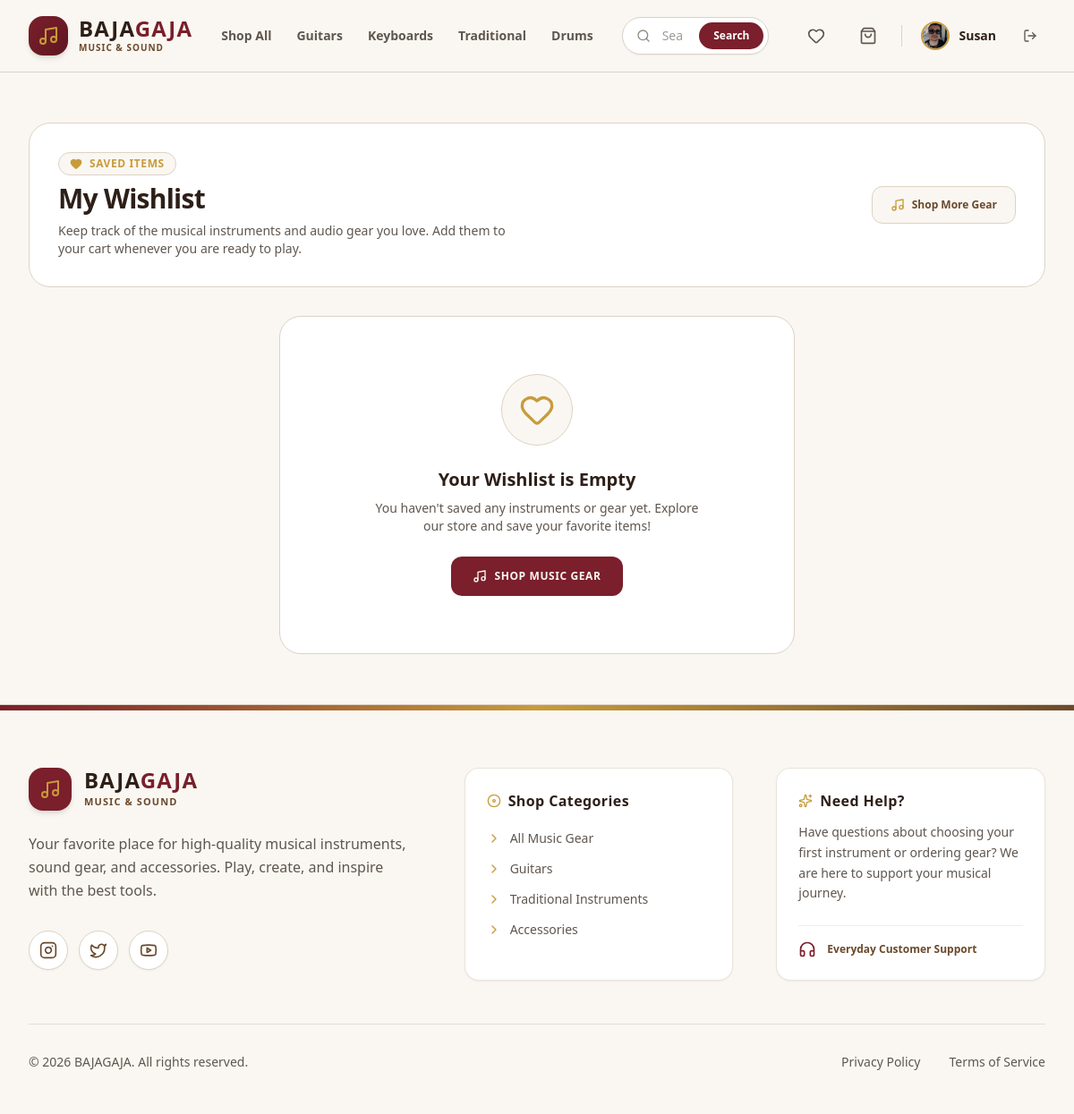
The app's page /wishlist/ (signed in), older data.
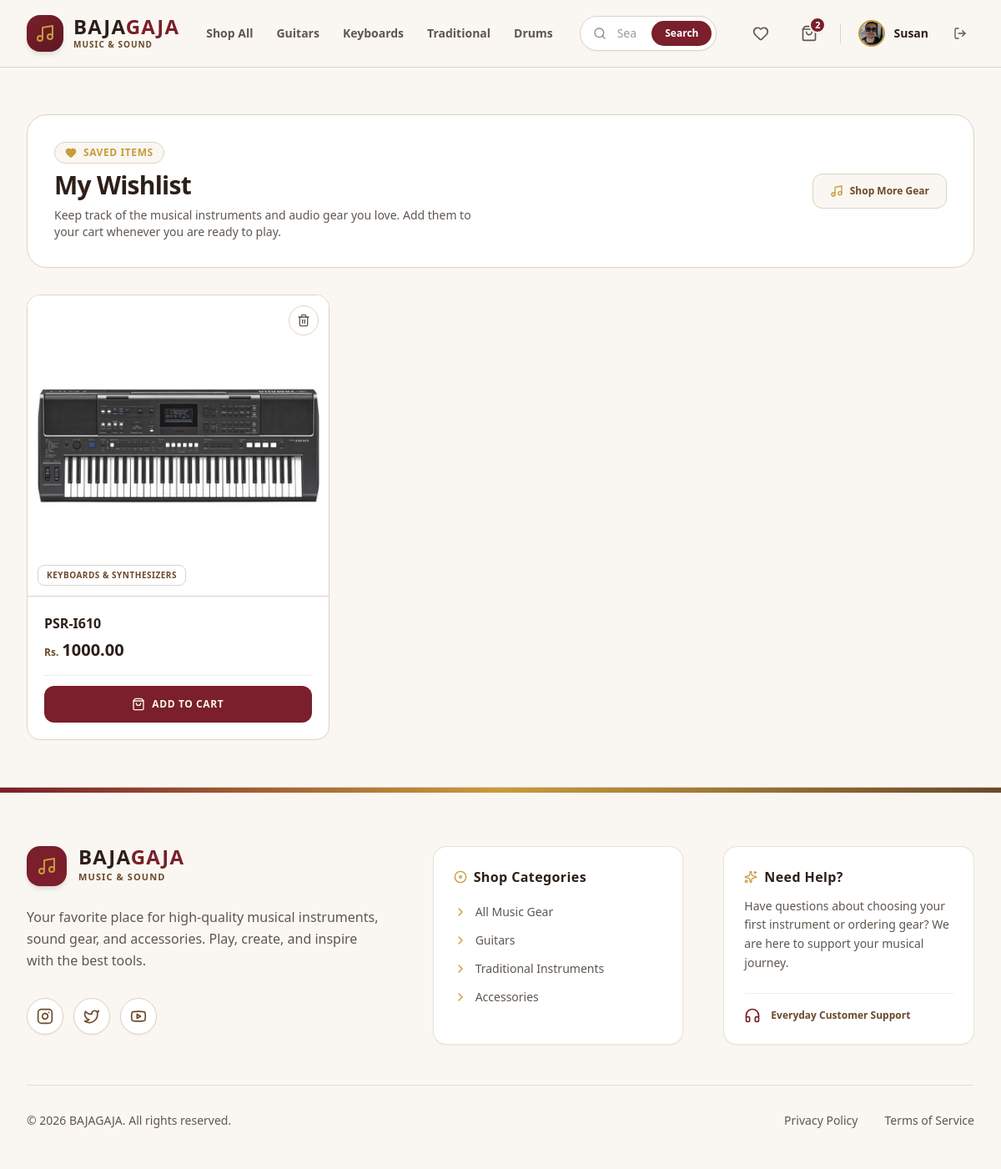
The same page, newer data.
### bg_app/models.py (models this page shows, shortened)
class User(AbstractUser):
    phone = models.CharField(max_length=20, blank=True)
    address = models.TextField(blank=True)
    profile_picture = models.ImageField(upload_to='images/user/', blank=True, null=True)

class Cart(models.Model):
    customer = models.OneToOneField(User, on_delete=models.CASCADE, related_name='cart')

class Wishlist(models.Model):
    customer = models.ForeignKey(User, on_delete=models.CASCADE, related_name='wishlist_items')
    product = models.ForeignKey(Product, on_delete=models.CASCADE)
    added_at = models.DateTimeField(auto_now_add=True)
    class Meta:
        unique_together = ('customer', 'product')

class Product(models.Model):
    class Category(models.TextChoices):
        GUITARS = 'guitars', 'Guitars & Basses'
        KEYBOARDS = 'keyboards', 'Keyboards & Synthesizers'
        DRUMS = 'drums', 'Drums & Percussion'
        TRADITIONAL = 'traditional', 'Traditional & Folk'
        WIND = 'wind', 'Wind & Brass'
        STUDIO = 'studio', 'Studio & Recording'
        AMPS_EFFECTS = 'amps_effects', 'Amps & Effect Pedals'
        ACCESSORIES = 'accessories', 'Accessories & Cables'
    class Condition(models.TextChoices):
        NEW = 'new', 'Brand New (Sealed)'
        REFURBISHED = 'refurbished', 'Factory Refurbished'
        USED = 'used', 'Pre-Owned / Good'
    brand = models.ForeignKey(Brand, on_delete=models.SET_NULL, null=True, related_name='products')
    name = models.CharField(max_length=255)
    category = models.CharField(max_length=20, choices=Category.choices)
    condition = models.CharField(max_length=20, choices=Condition.choices, default=Condition.NEW)
    description = models.TextField()
    price = models.DecimalField(max_digits=10, decimal_places=2)
    stock = models.PositiveIntegerField(default=0)
    product_image = models.ImageField(upload_to='images/products/')
    sku = models.CharField(max_length=100, unique=True, blank=True, null=True)
    is_active = models.BooleanField(default=True)
    created_at = models.DateTimeField(auto_now_add=True)

### bg_app/views/wishlists_view.py (the view)
# urls.py: path('wishlist/', wishlist_view, name='wishlist'),
@login_required
def wishlist_view(request):
    wishlist_items = Wishlist.objects.filter(customer=request.user).order_by('-added_at')
    return render(request, 'main/wishlist_page.html', {'wishlist_items': wishlist_items})

### bg_app/templates/main/wishlist_page.html (shortened to what the changed rows need)
<!DOCTYPE html>
<html lang="en">
<head>
    {% load static %}
    <link href="{% static 'css/styles.css' %}" rel="stylesheet" />
</head>
<body class="bg-[#FAF7F2] text-[#5F564F] font-sans min-h-screen flex flex-col antialiased">
    {% include 'components/_navbar.html' %}
    <main class="flex-grow max-w-7xl w-full mx-auto px-4 sm:px-6 lg:px-8 py-10 sm:py-14 space-y-8">
        <div class="bg-[#FFFFFF] border border-[#DDD2C5] rounded-3xl p-6 sm:p-8 shadow-xs flex flex-col sm:flex-row items-start sm:items-center justify-between gap-6">
            <div class="space-y-2">
                <h1 class="text-2xl sm:text-3xl font-bold text-[#2D1F18] tracking-tight">
                    My Wishlist
                </h1>
            </div>
        </div>
        <div class="w-full">
            {% if wishlist_items %}
                <div class="grid grid-cols-1 md:grid-cols-2 lg:grid-cols-3 gap-6">
                    {% for item in wishlist_items %}
                        <div class="bg-[#FFFFFF] border border-[#DDD2C5] rounded-2xl overflow-hidden hover:shadow-md hover:border-[#C89B3C]/60 transition-all duration-300 flex flex-col group relative">
                            <a href="/products/wishlist/remove/{{ item.product.id }}/" class="absolute top-3 right-3 z-20 w-9 h-9 rounded-full bg-[#FFFFFF]/90 hover:bg-[#B4473A] text-[#5F564F] hover:text-[#FAF7F2] border border-[#DDD2C5] hover:border-[#B4473A] flex items-center justify-center transition-all shadow-xs" title="Remove from wishlist">
                                <i data-lucide="trash-2" class="w-4 h-4"></i>
                            </a>
                            <a href="/products/{{ item.product.id }}/" class="block relative aspect-square w-full bg-[#FAF7F2] overflow-hidden border-b border-[#DDD2C5]">
                                {% if item.product.product_image %}
                                    <img src="{{ item.product.product_image.url }}" alt="{{ item.product.name }}" class="w-full h-full object-cover group-hover:scale-105 transition-transform duration-500">
                                {% else %}
                                    <div class="w-full h-full flex items-center justify-center bg-[#DDD2C5]/30 text-[#6B4A2B]">
                                        <i data-lucide="music" class="w-10 h-10"></i>
                                    </div>
                                {% endif %}
                                <span class="absolute bottom-3 left-3 z-10 bg-[#FFFFFF]/90 backdrop-blur-xs border border-[#DDD2C5] text-[10px] font-bold uppercase tracking-wider text-[#6B4A2B] px-2.5 py-1 rounded-lg shadow-xs">
                                    {{ item.product.get_category_display }}
                                </span>
                            </a>
                            <div class="p-5 flex flex-col flex-grow justify-between space-y-4">
                                <div class="space-y-1.5">
                                    <a href="/products/{{ item.product.id }}/" class="block">
                                        <h3 class="font-bold text-[#2D1F18] text-base line-clamp-1 group-hover:text-[#7A1F2B] transition-colors">
                                            {{ item.product.name }}
                                        </h3>
                                    </a>
                                    <div class="flex items-baseline gap-1">
                                        <span class="text-xs font-bold text-[#6B4A2B]">Rs.</span>
                                        <span class="text-xl font-black text-[#2D1F18]">{{ item.product.price|floatformat:2 }}</span>
                                    </div>
                                </div>
                                <div class="pt-3 border-t border-[#DDD2C5]/50 flex items-center justify-between gap-2">
                                    {% if item.product.stock > 0 %}
                                        <a href="/cart/add/{{ item.product.id }}/" class="w-full bg-[#7A1F2B] hover:bg-[#5E1721] text-[#FAF7F2] font-bold h-11 px-4 rounded-xl transition-all flex items-center justify-center gap-2 text-xs uppercase tracking-wider shadow-xs">
                                            <i data-lucide="shopping-bag" class="w-4 h-4"></i>
                                            <span>Add to Cart</span>
                                        </a>
                                    {% else %}
                                        <button disabled class="w-full bg-[#FAF7F2] text-[#5F564F]/50 font-bold h-11 px-4 rounded-xl border border-[#DDD2C5] flex items-center justify-center gap-2 text-xs uppercase tracking-wider cursor-not-allowed">
                                            <i data-lucide="slash" class="w-4 h-4"></i>
                                            <span>Out of Stock</span>
                                        </button>
                                    {% endif %}
                                </div>
                            </div>
                        </div>
                    {% endfor %}
                </div>
            {% else %}
                <div class="bg-[#FFFFFF] border border-[#DDD2C5] rounded-3xl p-8 sm:p-16 text-center shadow-xs max-w-xl mx-auto space-y-6">
                    <div class="w-20 h-20 rounded-full bg-[#FAF7F2] border border-[#DDD2C5] flex items-center justify-center mx-auto text-[#C89B3C]">
                        <i data-lucide="heart" class="w-10 h-10"></i>
                    </div>
                    <div class="space-y-2">
                        <h3 class="text-xl font-bold text-[#2D1F18]">Your Wishlist is Empty</h3>
                        <p class="text-xs sm:text-sm text-[#5F564F] leading-relaxed max-w-sm mx-auto">
                            You haven't saved any instruments or gear yet. Explore our store and save your favorite items!
                        </p>
                    </div>
                    <a href="/products/" class="inline-flex items-center justify-center gap-2 bg-[#7A1F2B] hover:bg-[#5E1721] text-[#FAF7F2] font-bold px-6 py-3.5 rounded-xl text-xs uppercase tracking-wider transition-all shadow-xs">
                        <i data-lucide="music" class="w-4 h-4"></i>
                        <span>Shop Music Gear</span>
                    </a>
                </div>
            {% endif %}
        </div>
    </main>
</body>
</html>

### bg_app/templates/components/_navbar.html (shortened to what the changed rows need)
<header class="sticky top-0 z-50 bg-[#FAF7F2]/95 backdrop-blur-lg border-b border-[#DDD2C5] font-sans">
  <div class="max-w-7xl mx-auto px-4 sm:px-6 lg:px-8">
    <div class="flex items-center justify-between h-20 gap-4 lg:gap-8">
      <div class="flex items-center gap-3 sm:gap-4">
        {% if user.is_authenticated and not user.is_staff %}
          <a href="/cart/" class="p-2.5 text-[#5F564F] hover:text-[#7A1F2B] hover:bg-[#FFFFFF] rounded-full border border-transparent hover:border-[#DDD2C5] transition-all relative shadow-none hover:shadow-sm" title="Shopping Cart">
            <i data-lucide="shopping-bag" class="w-5 h-5"></i>
            {% if user.is_authenticated and user.cart.items.exists %}
              <span class="absolute top-0 right-0 w-5 h-5 bg-[#7A1F2B] text-[#FFFFFF] text-[11px] font-bold rounded-full flex items-center justify-center border-2 border-[#FAF7F2] shadow-sm">
                {{ user.cart.items.count }}
              </span>
            {% endif %}
          </a>
        {% endif %}
        {% if user.is_authenticated %}
          <div class="flex items-center gap-2">
            <a href="/profile/" class="flex items-center gap-2.5 group p-1 pr-3 rounded-full hover:bg-[#FFFFFF] transition-all border border-transparent hover:border-[#DDD2C5]">
              {% if user.profile_picture %}
                <img src="{{ user.profile_picture.url }}" alt="Profile" class="w-8 h-8 rounded-full object-cover border-2 border-[#C89B3C]">
              {% else %}
                <div class="w-8 h-8 rounded-full bg-[#FAF7F2] border-2 border-[#C89B3C] flex items-center justify-center text-[#7A1F2B]">
                  <i data-lucide="user" class="w-4 h-4"></i>
                </div>
              {% endif %}
              <span class="text-sm font-semibold hidden lg:block text-[#2D1F18] group-hover:text-[#7A1F2B] transition-colors">{{ user.username }}</span>
            </a>
            <form action="/logout/" method="POST" class="inline">
              <button type="submit" class="p-2 text-[#5F564F] hover:text-[#B4473A] hover:bg-[#FFFFFF] rounded-full border border-transparent hover:border-[#DDD2C5] transition-colors" title="Log Out">
                <i data-lucide="log-out" class="w-4 h-4"></i>
              </button>
            </form>
          </div>
        {% endif %}
      </div>
    </div>
  </div>
</header>

Row changes from the older to the newer data that the page shows:
shown differently, row unchanged: User "Susan": cart.items.count (not shown) → "2"
added Wishlist: product.product_image (picture), product.category "KEYBOARDS & SYNTHESIZERS", product.name "PSR-I610", product.price "1000.00"
Text that changed along with them:
text no longer shown: "Your Wishlist is Empty You haven't saved any instruments or gear yet. Explore our store and save your favorite items! SHOP MUSIC GEAR"
